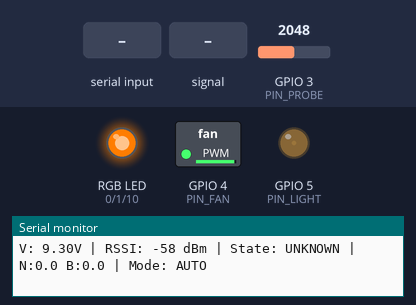
Recording of a sketch running on a simulated ESP32-C3. On the bench: switched loads named in the sketch (green lamp = pin HIGH), an RGB LED mixed from three pins (HIGH = lit), output pins drawn as LEDs (lit = HIGH), the last lines printed to the serial monitor. The inputs (shaded band) are chosen by the test bench; at power-on: GPIO 3 (PIN_PROBE) = 2048. WiFi joins after 1.5 s; servers stay silent unless stated; random numbers use the default seed unless the sketch sets one; no MQTT or app messages arrive unless stated; not simulated (calls return 0 or success): ../../AutoExhaust/secrets.h.

Above: at 2.7 s.
2.8 s: "1\n" received over Serial
At 4.55 s:
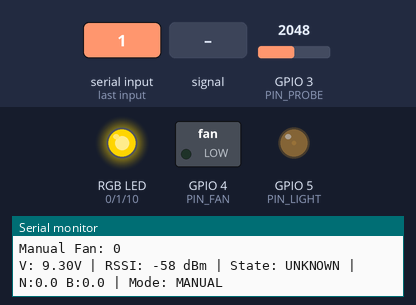
6.3 s: "2\n" received over Serial
At 7.45 s:
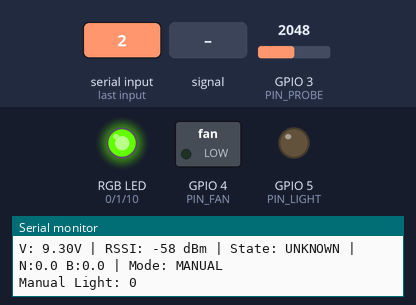
9.8 s: "3\n" received over Serial
At 10.95 s:
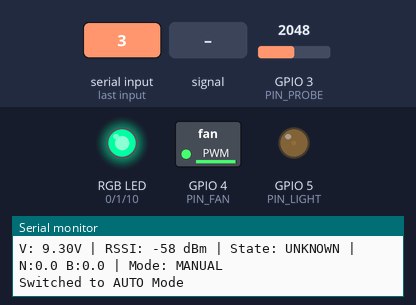
13.3 s: "1,90\n" received over Serial
16.8 s: GPIO 3 (PIN_PROBE) fed a 200 Hz sine of ±327 counts around its level
20.3 s: "1\n" received over Serial
At 21.45 s:
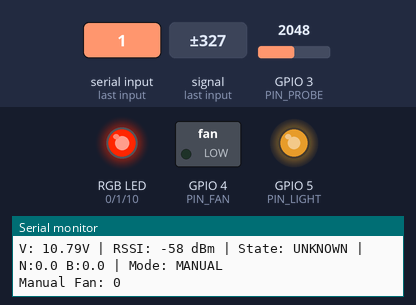
Timing chart, 0 to 26.7 s (numbered marks = the images above; inputs shaded):
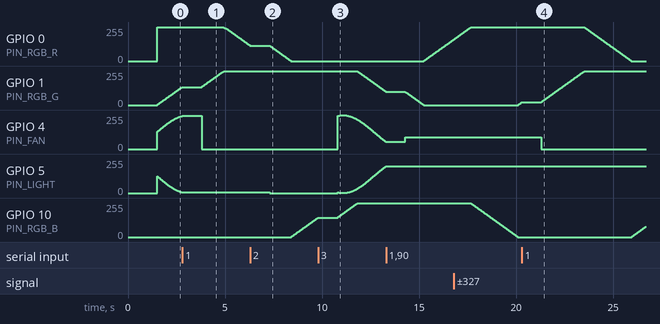

Measured:
- after the input at 6.3 s, GPIO 5 (PIN_LIGHT): 6/255 → 0/255 after 1.0 s
- after the input at 9.8 s, GPIO 4 (PIN_FAN): rises from 0/255 to 253/255 in 0.16 s, then falls to 53/255 in 2.3 s
- after the input at 20.3 s, GPIO 4 (PIN_FAN): 90/255 → 0/255 after 1.0 s

The sketch:

Integrated_test.ino
```cpp
#include "../../AutoExhaust/secrets.h"
#include <ArduinoJson.h>
#include <ArduinoOTA.h>
#include <PubSubClient.h>
#include <WiFi.h>
#include <WiFiClientSecure.h>


/**
 * AutoExhaust 2.0 Integration Test (ESP32-C3 SuperMini)
 *
 * Features:
 * - OTA (Over-The-Air) Update
 * - WiFi RSSI Measurement
 * - MQTT Printer Status Monitoring (Bambu Lab)
 * - RGB LED Rainbow Cycling
 * - MOSFET PWM control (Fan/Light)
 * - Voltage Monitoring
 */

// --- Pin Definitions ---
const int PIN_RGB_R = 0;
const int PIN_RGB_G = 1;
const int PIN_RGB_B = 10;
const int PIN_FAN = 4;   // MOSFET 1
const int PIN_LIGHT = 5; // MOSFET 2
const int PIN_PROBE = 3; // ADC Power Probe

// --- PWM Settings (LEDC for ESP32) ---
const int PWM_FREQ = 5000;
const int PWM_RES = 8; // 0-255

// --- MQTT Settings ---
const char *MQTT_SERVER = "192.168.50.209";
const int MQTT_PORT = 8883;

// --- Global Variables ---
enum ControlMode { MODE_MANUAL_FAN, MODE_MANUAL_LIGHT, MODE_AUTO };
ControlMode currentMode = MODE_AUTO;

int manualFanVal = 0;
int manualLightVal = 0;
unsigned long prevMillis = 0;
float hue = 0;

// MQTT Objects
WiFiClientSecure espClient;
PubSubClient mqttClient(espClient);
StaticJsonDocument<200> filter;

// Printer Status Variables
String printerState = "UNKNOWN";
float nozzleTemp = 0.0;
float bedTemp = 0.0;

void setup() {
  Serial.begin(115200);
  Serial.println("\n--- AutoExhaust 2.0 Starting ---");

  // PWM Setup
  ledcAttach(PIN_RGB_R, PWM_FREQ, PWM_RES);
  ledcAttach(PIN_RGB_G, PWM_FREQ, PWM_RES);
  ledcAttach(PIN_RGB_B, PWM_FREQ, PWM_RES);
  ledcAttach(PIN_FAN, PWM_FREQ, PWM_RES);
  ledcAttach(PIN_LIGHT, PWM_FREQ, PWM_RES);

  // WiFi Setup
  WiFi.mode(WIFI_STA);
  WiFi.begin(SECRET_SSID, SECRET_PASS);
  while (WiFi.status() != WL_CONNECTED) {
    delay(500);
    Serial.print(".");
  }
  Serial.println("\nWiFi Connected.");

  // OTA Setup
  ArduinoOTA.setHostname("AutoExhaust-C3-Test");
  ArduinoOTA.begin();

  // MQTT Setup
  espClient.setInsecure(); // For local Bambu Lab certs
  mqttClient.setServer(MQTT_SERVER, MQTT_PORT);
  mqttClient.setCallback(mqttCallback);
  // Increase buffer size for large Bambu messages
  if (!mqttClient.setBufferSize(20480)) {
    Serial.println("MQTT Buffer Allocation Failed!");
  }

  // JSON Filter Setup
  filter["print"]["gcode_state"] = true;
  filter["print"]["nozzle_temper"] = true;
  filter["print"]["bed_temper"] = true;

  Serial.println("System Ready.");
  Serial.println("Commands: 1 [val](0-255), 2 [val](0-255), 3 (Auto Mode)");
}

void loop() {
  ArduinoOTA.handle();
  handleSerial();

  if (!mqttClient.connected() && WiFi.status() == WL_CONNECTED) {
    reconnectMQTT();
  }
  mqttClient.loop();

  unsigned long currentMillis = millis();
  if (currentMillis - prevMillis >= 20) {
    prevMillis = currentMillis;

    updateRainbow();
    updateOutput();
    reportStatus();
  }
}

// --- Logic Functions ---

void handleSerial() {
  if (Serial.available() > 0) {
    int cmd = Serial.parseInt();
    if (cmd == 1) {
      currentMode = MODE_MANUAL_FAN;
      manualFanVal = Serial.parseInt();
      Serial.printf("Manual Fan: %d\n", manualFanVal);
    } else if (cmd == 2) {
      currentMode = MODE_MANUAL_LIGHT;
      manualLightVal = Serial.parseInt();
      Serial.printf("Manual Light: %d\n", manualLightVal);
    } else if (cmd == 3) {
      currentMode = MODE_AUTO;
      Serial.println("Switched to AUTO Mode");
    }
  }
}

void updateRainbow() {
  hue += 0.5;
  if (hue >= 360)
    hue = 0;

  // Simple HSV to RGB conversion for rainbow
  float s = 1.0, v = 1.0;
  float c = v * s;
  float x = c * (1 - abs(fmod(hue / 60.0, 2) - 1));
  float m = v - c;
  float r, g, b;

  if (hue < 60) {
    r = c;
    g = x;
    b = 0;
  } else if (hue < 120) {
    r = x;
    g = c;
    b = 0;
  } else if (hue < 180) {
    r = 0;
    g = c;
    b = x;
  } else if (hue < 240) {
    r = 0;
    g = x;
    b = c;
  } else if (hue < 300) {
    r = x;
    g = 0;
    b = c;
  } else {
    r = c;
    g = 0;
    b = x;
  }

  ledcWrite(PIN_RGB_R, (r + m) * 255);
  ledcWrite(PIN_RGB_G, (g + m) * 255);
  ledcWrite(PIN_RGB_B, (b + m) * 255);
}

void updateOutput() {
  if (currentMode == MODE_AUTO) {
    // 0 to 255 triangle wave
    static float angle = 0;
    angle += 0.02;
    int val = (sin(angle) * 127.5) + 127.5;

    ledcWrite(PIN_FAN, val);
    ledcWrite(PIN_LIGHT, 255 - val); // Counter-phase
  } else if (currentMode == MODE_MANUAL_FAN) {
    ledcWrite(PIN_FAN, manualFanVal);
  } else if (currentMode == MODE_MANUAL_LIGHT) {
    ledcWrite(PIN_LIGHT, manualLightVal);
  }
}

void reportStatus() {
  static int count = 0;
  if (count++ % 50 == 0) { // Every 1 second
    int rawADC = analogRead(PIN_PROBE);
    float batteryVoltage = rawADC * (3.1 / 4095.0) * 6.0;
    int rssi = WiFi.RSSI();

    Serial.printf(
        "V: %.2fV | RSSI: %d dBm | State: %s | N:%.1f B:%.1f | Mode: %s\n",
        batteryVoltage, rssi, printerState.c_str(), nozzleTemp, bedTemp,
        (currentMode == MODE_AUTO ? "AUTO" : "MANUAL"));
  }
}

// --- MQTT Functions ---

void mqttCallback(char *topic, byte *payload, unsigned int length) {
  // Use a larger local buffer for parsing
  DynamicJsonDocument doc(20480);
  DeserializationError error = deserializeJson(
      doc, payload, length, DeserializationOption::Filter(filter));

  if (error) {
    return;
  }

  JsonObject printData = doc["print"];
  if (printData.containsKey("gcode_state")) {
    printerState = printData["gcode_state"].as<String>();
    nozzleTemp = printData["nozzle_temper"] | 0.0;
    bedTemp = printData["bed_temper"] | 0.0;
  }
}

void reconnectMQTT() {
  static unsigned long lastReconnectAttempt = 0;
  if (millis() - lastReconnectAttempt < 5000)
    return;
  lastReconnectAttempt = millis();

  Serial.print("MQTT connecting...");
  String clientId = "AutoExhaust-Test-";
  clientId += String(random(0xffff), HEX);

  if (mqttClient.connect(clientId.c_str(), SECRET_MQTT_USER,
                         SECRET_MQTT_PASS)) {
    Serial.println("connected");
    char topic[64];
    sprintf(topic, "device/%s/report", SECRET_PRINTER_SN);
    mqttClient.subscribe(topic);
  } else {
    Serial.print("failed, rc=");
    Serial.println(mqttClient.state());
  }
}
```
